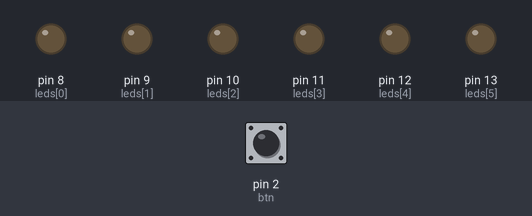
The sketch below on a simulated Arduino Uno, built with avr-gcc and run on an emulated ATmega328P. Parts: output pins drawn as LEDs (lit = HIGH). The test bench sets the inputs (shaded band); at power-on: pin 2 (btn) LOW.

Above: at 1.2 s.
1.3 s: pin 2 (btn) pulled HIGH for 1 s
At 3.7 s:
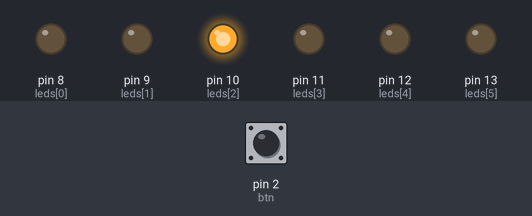
4.0 s: pin 2 (btn) pulled HIGH for 0.15 s
At 5.3 s:
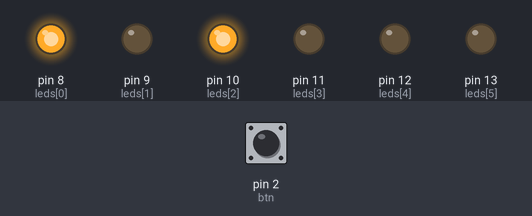
5.8 s: pin 2 (btn) pulled HIGH for 0.15 s
At 6.7 s:
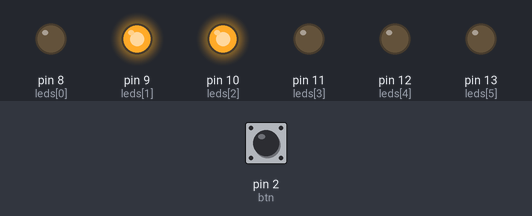
7.6 s: pin 2 (btn) pulled HIGH for 3.2 s
At 11.5 s:
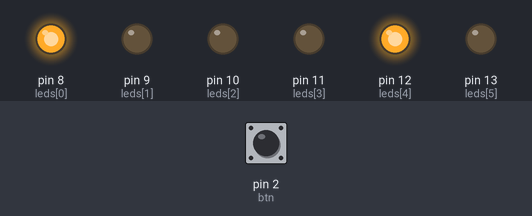
12.3 s: pin 2 (btn) pulled HIGH for 0.15 s
At 13.8 s:
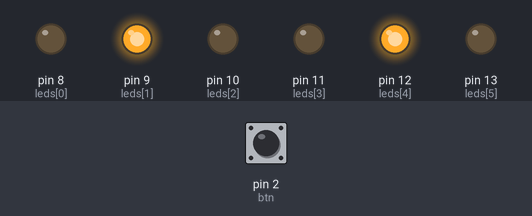
14.1 s: pin 2 (btn) pulled HIGH for 1 s
At 16.1 s:
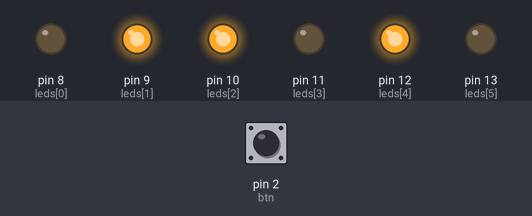
Timing chart, 0 to 17.6 s (numbered marks = the images above; inputs shaded):
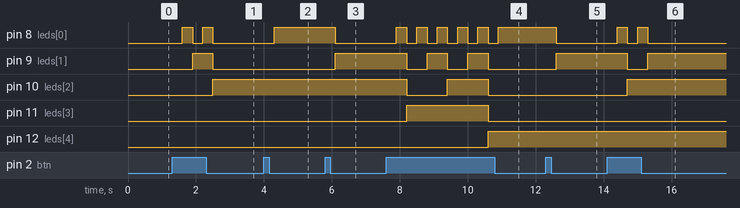

The sketch:

Contador.ino
```cpp
/*
   Contador binario
*/


int leds[] = {8, 9, 10, 11, 12, 13}; //Vector de leds
int conta = 64;                      //Numero maximo del contador(6 bits)
int j = 0;
int i = 0;
#define btn 2                        //Defino al boton en la posicion 6

void setup() {

  pinMode(btn, INPUT);              //Declaro como entrada al boton
  for (j = 0; j < 6; j++) {
    pinMode(leds[j], OUTPUT);       //Declaro como salida al vector de leds
  }
  j = 0;                            //Reinicio la variable j
}


void loop() {

  if (digitalRead(btn) == HIGH) {  //Funcionamiento del boton
    delay(300);
    i++;                           // Contador

  }
  if (i >= 0 && i <= 64) {         //Condcion del valor maximo del contador
    contador(i);                   //Declaro el metodo creado

  } else {
    i = 0;                         //Reinicio la variable i
  }


}
void contador(byte binario) {      //Metodo para la lectura del numero binario, La variable byte ( pueden almacenar un número entre 0 y 255. )

  for (j = 0; j < 6; j++)         //Ciclo de encendido de leds en la posicion correspondiente
  {
    if (bitRead (binario, j) == 1) //bitRead (Lee un bit de un número.)
    {
      digitalWrite(leds[j], HIGH); //5v en el pin correspondiente al vector de leds en la posicion de j
    }
    else {
      digitalWrite(leds[j], LOW); //0v en el pin correpondiente al vector de leds en la posicion de j
    }
  }
}
```

Measured:
- after the input at 1.3 s, pin 8 (leds[0]): alternates HIGH for 0.30 s and LOW for 0.30 s, 4 changes in all, then stays LOW, starting after 0.30 s; pin 9 (leds[1]): LOW → HIGH after 0.60 s, → LOW 0.60 s later; pin 10 (leds[2]): LOW → HIGH after 1.2 s
- after the input at 4.0 s, pin 8 (leds[0]): LOW → HIGH after 0.30 s
- after the input at 5.8 s, pin 8 (leds[0]): HIGH → LOW after 0.30 s; pin 9 (leds[1]): LOW → HIGH after 0.30 s
- after the input at 7.6 s, pin 8 (leds[0]): alternates HIGH for 0.30 s and LOW for 0.30 s, 11 changes in all, then stays HIGH, starting after 0.30 s; pin 9 (leds[1]): alternates HIGH for 0.60 s and LOW for 0.60 s, 5 changes in all, then stays LOW, starting after 0.60 s
- after the input at 12.3 s, pin 8 (leds[0]): HIGH → LOW after 0.30 s; pin 9 (leds[1]): LOW → HIGH after 0.30 s
- after the input at 14.1 s, pin 8 (leds[0]): alternates HIGH for 0.30 s and LOW for 0.30 s, 4 changes in all, then stays LOW, starting after 0.30 s; pin 9 (leds[1]): HIGH → LOW after 0.60 s, → HIGH 0.60 s later; pin 10 (leds[2]): LOW → HIGH after 0.60 s
